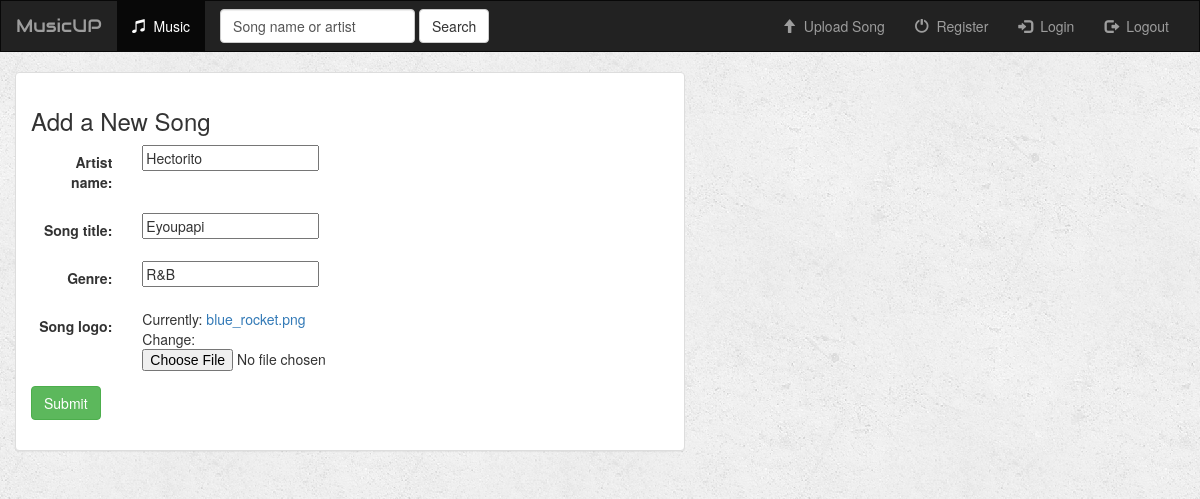
The app's page /music/song/2/ with its own data.
### music/models.py (models this page shows, shortened)
class Song(models.Model):
    artist_name = models.CharField(max_length=100)
    song_title = models.CharField(max_length=200)
    genre = models.CharField(max_length=100, null=True, blank=True)
    song_file = models.FileField()
    song_logo=models.FileField()

### music/views.py (the view)
# urls.py: url(r'^song/(?P<pk>[0-9]+)/$', views.SongUpdate.as_view(), name='song-update'),
class SongUpdate(UpdateView):
    model = Song
    fields = ['artist_name', 'song_title', 'genre', 'file_type', 'song_logo']

### music/templates/music/song_form.html (shortened to what this page needs)
{% extends 'music/base.html' %}
{% block body %}
<div class="container-fluid">
    <div class="row">
        <div class="col-sm-12 col-md-7">
            <div class="panel panel-default">
                <div class="panel-body">
                    <h3>Add a New Song</h3>
                    <form class="form-horizontal" action="" method="post" enctype="multipart/form-data">
                        {% include 'music/form-template.html' %}
                        <div class="form-group">
                            <div class="col-sm-offset2 col-sm-10">
                                <button type="submit" class="btn btn-success">Submit</button>
                            </div>
                        </div>
                    </form>
                </div>
            </div>
        </div>
    </div>
</div>
{% endblock %}

### music/templates/music/form-template.html (shortened to what this page needs)
{% for field in form %}
    <div class="form-group">
        <div class="col-sm-offset2 col-sm-11">
        </div>
        <label class="control-label col-sm-2">{{ field.label_tag}}</label>
        <div class="col-sm-10">{{ field }}</div>
    </div>
{% endfor %}

### music/static/music/style.css (style rules this page uses)
body { background: white url("images/background.png"); }

### records on screen
Song: form "Hectorito" "Eyoupapi" "R&B"

### other values on screen
{{ field.label_tag }} "Artist name:" "Song title:" "Genre:" "Song logo:"
